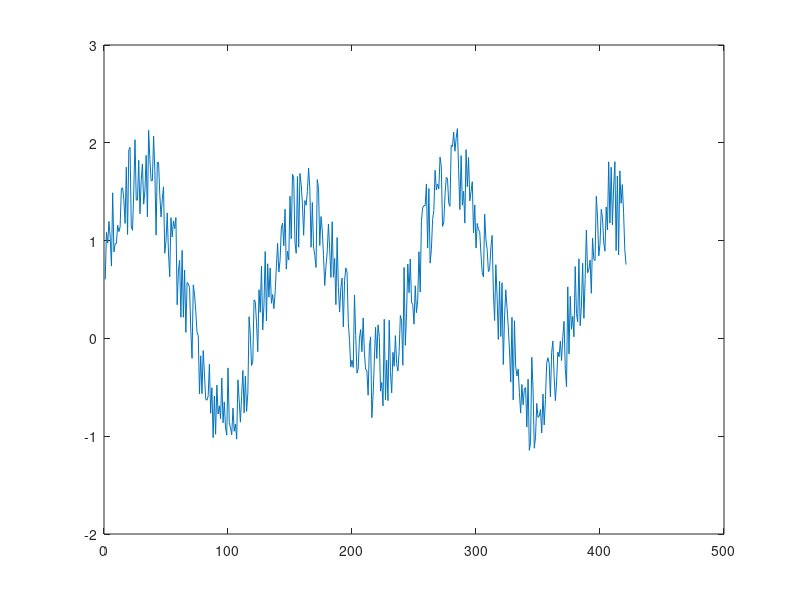

MATLAB code for this plot: (Note: this script raises an error after producing the figure.)
close all; clear all
t = 0:420;
y1 = sin(t/20);
y2 = 1/4*cos(t/40);

signal = y1+y2+rand(1,421);
plot(signal)

tfe = tfeIAMP('verbosity', 'none');

thePacket.kernel = [];
thePacket.metaData = [];
thePacket.stimulus.timebase = t;
thePacket.stimulus.values(1,:) = y1;
thePacket.stimulus.values(2,:) = 4*y2;
thePacket.response.timebase = t;
thePacket.response.values = signal;

defaultParamsInfo.nInstances = size(thePacket.stimulus.values,1);

[paramsFit,~,modelResponseStruct] = tfe.fitResponse(thePacket,...
    'defaultParamsInfo', defaultParamsInfo, 'searchMethod','linearRegression','errorType','1-r2');

correlationMatrix = corrcoef(modelResponseStruct.values, thePacket.response.values, 'Rows', 'complete');
rSquaredY1Y2 = correlationMatrix(1,2)^2;

thePacket = [];
thePacket.kernel = [];
thePacket.metaData = [];
thePacket.stimulus.timebase = t;
thePacket.stimulus.values(1,:) = y1;
thePacket.response.timebase = t;
thePacket.response.values = signal;
defaultParamsInfo.nInstances = size(thePacket.stimulus.values,1);


paramsFit = []; modelResponseStruct = [];
[paramsFit,~,modelResponseStruct] = tfe.fitResponse(thePacket,...
    'defaultParamsInfo', defaultParamsInfo, 'searchMethod','linearRegression','errorType','1-r2');
correlationMatrix = corrcoef(modelResponseStruct.values, thePacket.response.values, 'Rows', 'complete');
rSquaredY1Only = correlationMatrix(1,2)^2;



thePacket = [];
thePacket.kernel = [];
thePacket.metaData = [];
thePacket.stimulus.timebase = t;
thePacket.stimulus.values(1,:) = 4*y2;
thePacket.response.timebase = t;
thePacket.response.values = signal;
defaultParamsInfo.nInstances = size(thePacket.stimulus.values,1);


paramsFit = []; modelResponseStruct = [];
[paramsFit,~,modelResponseStruct] = tfe.fitResponse(thePacket,...
    'defaultParamsInfo', defaultParamsInfo, 'searchMethod','linearRegression','errorType','1-r2');
correlationMatrix = corrcoef(modelResponseStruct.values, thePacket.response.values, 'Rows', 'complete');
rSquaredY2Only = correlationMatrix(1,2)^2;